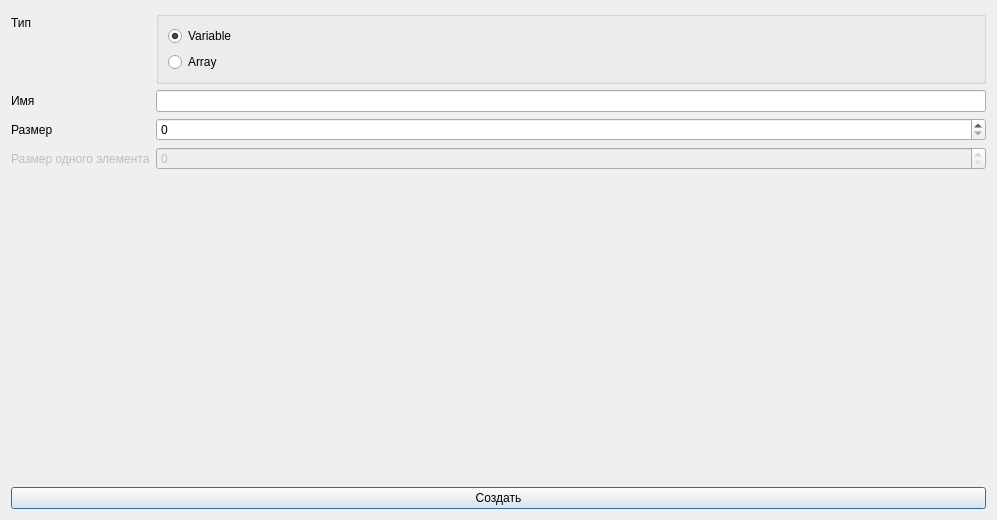
<?xml version="1.0" encoding="UTF-8"?>
<ui version="4.0">
 <class>CreateOwnUnitDialog</class>
 <widget class="QDialog" name="CreateOwnUnitDialog">
  <property name="geometry">
   <rect>
    <x>0</x>
    <y>0</y>
    <width>997</width>
    <height>520</height>
   </rect>
  </property>
  <property name="windowTitle">
   <string>Dialog</string>
  </property>
  <layout class="QVBoxLayout" name="verticalLayout">
   <item>
    <layout class="QFormLayout" name="formLayout">
     <item row="1" column="1">
      <widget class="QLineEdit" name="nameLineEdit"/>
     </item>
     <item row="1" column="0">
      <widget class="QLabel" name="label_2">
       <property name="text">
        <string>Имя</string>
       </property>
      </widget>
     </item>
     <item row="2" column="0">
      <widget class="QLabel" name="label_3">
       <property name="text">
        <string>Размер</string>
       </property>
      </widget>
     </item>
     <item row="2" column="1">
      <widget class="QSpinBox" name="totalSizeSpinBox">
       <property name="maximum">
        <number>1000</number>
       </property>
      </widget>
     </item>
     <item row="3" column="0">
      <widget class="QLabel" name="elSizeLabel">
       <property name="enabled">
        <bool>false</bool>
       </property>
       <property name="text">
        <string>Размер одного элемента</string>
       </property>
      </widget>
     </item>
     <item row="3" column="1">
      <widget class="QSpinBox" name="elSizeSpinBox">
       <property name="enabled">
        <bool>false</bool>
       </property>
      </widget>
     </item>
     <item row="0" column="0">
      <widget class="QLabel" name="label">
       <property name="text">
        <string>Тип</string>
       </property>
      </widget>
     </item>
     <item row="0" column="1">
      <widget class="QGroupBox" name="groupBox">
       <property name="title">
        <string/>
       </property>
       <layout class="QVBoxLayout" name="verticalLayout_2">
        <item>
         <widget class="QRadioButton" name="varRadioButton">
          <property name="text">
           <string>Variable</string>
          </property>
          <property name="checked">
           <bool>true</bool>
          </property>
         </widget>
        </item>
        <item>
         <widget class="QRadioButton" name="arrRadioButton">
          <property name="text">
           <string>Array</string>
          </property>
          <property name="checked">
           <bool>false</bool>
          </property>
         </widget>
        </item>
       </layout>
      </widget>
     </item>
    </layout>
   </item>
   <item>
    <spacer name="verticalSpacer">
     <property name="orientation">
      <enum>Qt::Orientation::Vertical</enum>
     </property>
     <property name="sizeHint" stdset="0">
      <size>
       <width>20</width>
       <height>40</height>
      </size>
     </property>
    </spacer>
   </item>
   <item>
    <widget class="QPushButton" name="submitPushButton">
     <property name="text">
      <string>Создать</string>
     </property>
    </widget>
   </item>
  </layout>
 </widget>
 <resources/>
 <connections/>
</ui>
